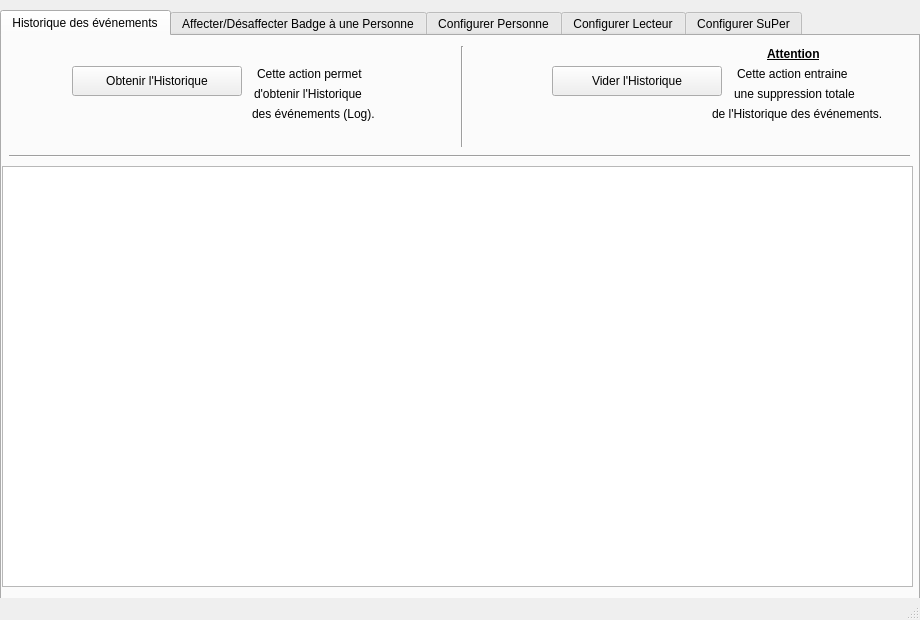
<?xml version="1.0" encoding="UTF-8"?>
<ui version="4.0">
 <class>Configurer</class>
 <widget class="QMainWindow" name="Configurer">
  <property name="geometry">
   <rect>
    <x>0</x>
    <y>0</y>
    <width>920</width>
    <height>620</height>
   </rect>
  </property>
  <property name="windowTitle">
   <string>MainWindow</string>
  </property>
  <widget class="QWidget" name="centralwidget">
   <widget class="QTabWidget" name="tabWidget">
    <property name="enabled">
     <bool>true</bool>
    </property>
    <property name="geometry">
     <rect>
      <x>0</x>
      <y>10</y>
      <width>920</width>
      <height>590</height>
     </rect>
    </property>
    <property name="currentIndex">
     <number>0</number>
    </property>
    <widget class="QWidget" name="tab_6">
     <attribute name="title">
      <string>Historique des événements</string>
     </attribute>
     <widget class="QPushButton" name="btAffLog">
      <property name="geometry">
       <rect>
        <x>70</x>
        <y>30</y>
        <width>170</width>
        <height>30</height>
       </rect>
      </property>
      <property name="text">
       <string>Obtenir l'Historique</string>
      </property>
     </widget>
     <widget class="QPushButton" name="btSuppLog">
      <property name="geometry">
       <rect>
        <x>550</x>
        <y>30</y>
        <width>170</width>
        <height>30</height>
       </rect>
      </property>
      <property name="text">
       <string>Vider l'Historique</string>
      </property>
     </widget>
     <widget class="QLabel" name="label">
      <property name="geometry">
       <rect>
        <x>735</x>
        <y>30</y>
        <width>141</width>
        <height>16</height>
       </rect>
      </property>
      <property name="text">
       <string>Cette action entraine</string>
      </property>
      <property name="textFormat">
       <enum>Qt::AutoText</enum>
      </property>
     </widget>
     <widget class="QLabel" name="label_2">
      <property name="geometry">
       <rect>
        <x>732</x>
        <y>50</y>
        <width>141</width>
        <height>16</height>
       </rect>
      </property>
      <property name="text">
       <string>une suppression totale</string>
      </property>
      <property name="textFormat">
       <enum>Qt::AutoText</enum>
      </property>
     </widget>
     <widget class="QLabel" name="label_3">
      <property name="geometry">
       <rect>
        <x>710</x>
        <y>70</y>
        <width>201</width>
        <height>16</height>
       </rect>
      </property>
      <property name="text">
       <string>de l'Historique des événements.</string>
      </property>
     </widget>
     <widget class="QLabel" name="label_4">
      <property name="geometry">
       <rect>
        <x>765</x>
        <y>10</y>
        <width>71</width>
        <height>16</height>
       </rect>
      </property>
      <property name="font">
       <font>
        <weight>75</weight>
        <bold>true</bold>
        <underline>true</underline>
       </font>
      </property>
      <property name="text">
       <string>Attention</string>
      </property>
     </widget>
     <widget class="QTextEdit" name="txtLog">
      <property name="geometry">
       <rect>
        <x>0</x>
        <y>130</y>
        <width>911</width>
        <height>421</height>
       </rect>
      </property>
     </widget>
     <widget class="QLabel" name="label_5">
      <property name="geometry">
       <rect>
        <x>255</x>
        <y>30</y>
        <width>121</width>
        <height>16</height>
       </rect>
      </property>
      <property name="text">
       <string>Cette action permet</string>
      </property>
      <property name="textFormat">
       <enum>Qt::AutoText</enum>
      </property>
     </widget>
     <widget class="QLabel" name="label_6">
      <property name="geometry">
       <rect>
        <x>252</x>
        <y>50</y>
        <width>141</width>
        <height>16</height>
       </rect>
      </property>
      <property name="text">
       <string>d'obtenir l'Historique</string>
      </property>
      <property name="textFormat">
       <enum>Qt::AutoText</enum>
      </property>
     </widget>
     <widget class="QLabel" name="label_7">
      <property name="geometry">
       <rect>
        <x>250</x>
        <y>70</y>
        <width>141</width>
        <height>16</height>
       </rect>
      </property>
      <property name="text">
       <string>des événements (Log).</string>
      </property>
     </widget>
     <widget class="QLabel" name="label_35">
      <property name="geometry">
       <rect>
        <x>480</x>
        <y>10</y>
        <width>51</width>
        <height>61</height>
       </rect>
      </property>
      <property name="text">
       <string/>
      </property>
      <property name="pixmap">
       <pixmap>../ressources/poubelle.png</pixmap>
      </property>
     </widget>
     <widget class="QLabel" name="label_36">
      <property name="geometry">
       <rect>
        <x>10</x>
        <y>10</y>
        <width>51</width>
        <height>61</height>
       </rect>
      </property>
      <property name="text">
       <string/>
      </property>
      <property name="pixmap">
       <pixmap>../ressources/historique.png</pixmap>
      </property>
     </widget>
     <widget class="Line" name="line">
      <property name="geometry">
       <rect>
        <x>450</x>
        <y>10</y>
        <width>20</width>
        <height>101</height>
       </rect>
      </property>
      <property name="orientation">
       <enum>Qt::Vertical</enum>
      </property>
     </widget>
     <widget class="Line" name="line_2">
      <property name="geometry">
       <rect>
        <x>7</x>
        <y>110</y>
        <width>901</width>
        <height>20</height>
       </rect>
      </property>
      <property name="orientation">
       <enum>Qt::Horizontal</enum>
      </property>
     </widget>
     <zorder>label_35</zorder>
     <zorder>btAffLog</zorder>
     <zorder>btSuppLog</zorder>
     <zorder>label</zorder>
     <zorder>label_2</zorder>
     <zorder>label_3</zorder>
     <zorder>label_4</zorder>
     <zorder>txtLog</zorder>
     <zorder>label_5</zorder>
     <zorder>label_6</zorder>
     <zorder>label_7</zorder>
     <zorder>label_36</zorder>
     <zorder>line</zorder>
     <zorder>line_2</zorder>
    </widget>
    <widget class="QWidget" name="tab">
     <attribute name="title">
      <string>Affecter/Désaffecter Badge à une Personne</string>
     </attribute>
     <widget class="QToolBox" name="tBoxLier">
      <property name="geometry">
       <rect>
        <x>10</x>
        <y>10</y>
        <width>900</width>
        <height>530</height>
       </rect>
      </property>
      <property name="currentIndex">
       <number>2</number>
      </property>
      <widget class="QWidget" name="page">
       <property name="geometry">
        <rect>
         <x>0</x>
         <y>0</y>
         <width>94</width>
         <height>24</height>
        </rect>
       </property>
       <attribute name="label">
        <string>Lier un Badge à une Personne</string>
       </attribute>
       <widget class="QLabel" name="label_9">
        <property name="geometry">
         <rect>
          <x>20</x>
          <y>0</y>
          <width>421</width>
          <height>16</height>
         </rect>
        </property>
        <property name="text">
         <string>Remplir les champs ci-dessous pour ajouter un nouveau badge :</string>
        </property>
       </widget>
       <widget class="QLabel" name="label_10">
        <property name="geometry">
         <rect>
          <x>60</x>
          <y>30</y>
          <width>121</width>
          <height>16</height>
         </rect>
        </property>
        <property name="font">
         <font>
          <weight>75</weight>
          <bold>true</bold>
          <underline>true</underline>
         </font>
        </property>
        <property name="text">
         <string>Numéro du badge :</string>
        </property>
       </widget>
       <widget class="QLabel" name="label_11">
        <property name="geometry">
         <rect>
          <x>60</x>
          <y>100</y>
          <width>181</width>
          <height>16</height>
         </rect>
        </property>
        <property name="font">
         <font>
          <weight>75</weight>
          <bold>true</bold>
          <underline>true</underline>
         </font>
        </property>
        <property name="text">
         <string>Date de Mise en Service :</string>
        </property>
       </widget>
       <widget class="QLabel" name="label_12">
        <property name="geometry">
         <rect>
          <x>60</x>
          <y>170</y>
          <width>211</width>
          <height>16</height>
         </rect>
        </property>
        <property name="font">
         <font>
          <weight>75</weight>
          <bold>true</bold>
          <underline>true</underline>
         </font>
        </property>
        <property name="text">
         <string>Date de Changement de Pile :</string>
        </property>
       </widget>
       <widget class="QLineEdit" name="lEditNumBadgeLier">
        <property name="geometry">
         <rect>
          <x>80</x>
          <y>50</y>
          <width>160</width>
          <height>22</height>
         </rect>
        </property>
       </widget>
       <widget class="QLineEdit" name="lEditDateServiceLier">
        <property name="geometry">
         <rect>
          <x>80</x>
          <y>120</y>
          <width>160</width>
          <height>22</height>
         </rect>
        </property>
       </widget>
       <widget class="QLineEdit" name="lEditDatePileLier">
        <property name="geometry">
         <rect>
          <x>80</x>
          <y>190</y>
          <width>160</width>
          <height>22</height>
         </rect>
        </property>
       </widget>
       <widget class="QTextEdit" name="txtBadgeExistant">
        <property name="enabled">
         <bool>true</bool>
        </property>
        <property name="geometry">
         <rect>
          <x>370</x>
          <y>70</y>
          <width>331</width>
          <height>31</height>
         </rect>
        </property>
        <property name="cursor" stdset="0">
         <cursorShape>ForbiddenCursor</cursorShape>
        </property>
        <property name="readOnly">
         <bool>true</bool>
        </property>
       </widget>
       <widget class="QPushButton" name="btBadgeExistant">
        <property name="geometry">
         <rect>
          <x>260</x>
          <y>70</y>
          <width>111</width>
          <height>23</height>
         </rect>
        </property>
        <property name="text">
         <string>Badge existant</string>
        </property>
       </widget>
       <widget class="QLabel" name="label_13">
        <property name="geometry">
         <rect>
          <x>250</x>
          <y>30</y>
          <width>381</width>
          <height>16</height>
         </rect>
        </property>
        <property name="font">
         <font>
          <italic>true</italic>
         </font>
        </property>
        <property name="text">
         <string>Attention à ne pas mettre un numéro de badge déjà existant !</string>
        </property>
       </widget>
       <widget class="QLabel" name="label_14">
        <property name="geometry">
         <rect>
          <x>250</x>
          <y>50</y>
          <width>581</width>
          <height>16</height>
         </rect>
        </property>
        <property name="text">
         <string>Cliquer sur le bouton ci-dessous pour obtenir une liste des numéros de badges déjà existants :</string>
        </property>
       </widget>
       <widget class="QLabel" name="label_15">
        <property name="geometry">
         <rect>
          <x>260</x>
          <y>120</y>
          <width>381</width>
          <height>16</height>
         </rect>
        </property>
        <property name="font">
         <font>
          <italic>true</italic>
         </font>
        </property>
        <property name="text">
         <string>Mettre sous la forme AAAA-MM-JJ</string>
        </property>
       </widget>
       <widget class="QLabel" name="label_16">
        <property name="geometry">
         <rect>
          <x>260</x>
          <y>140</y>
          <width>561</width>
          <height>16</height>
         </rect>
        </property>
        <property name="text">
         <string>Vous pouvez indiquer la date d'aujourd'hui ou mettre 0000-00-00.</string>
        </property>
       </widget>
       <widget class="QLabel" name="label_17">
        <property name="geometry">
         <rect>
          <x>260</x>
          <y>190</y>
          <width>381</width>
          <height>16</height>
         </rect>
        </property>
        <property name="font">
         <font>
          <italic>true</italic>
         </font>
        </property>
        <property name="text">
         <string>Mettre sous la forme AAAA-MM-JJ</string>
        </property>
       </widget>
       <widget class="QLabel" name="label_18">
        <property name="geometry">
         <rect>
          <x>260</x>
          <y>210</y>
          <width>561</width>
          <height>16</height>
         </rect>
        </property>
        <property name="text">
         <string>Vous pouvez indiquer la date approximative de changement de pile ou mettre 0000-00-00.</string>
        </property>
       </widget>
       <widget class="QPushButton" name="btOkLier">
        <property name="geometry">
         <rect>
          <x>630</x>
          <y>400</y>
          <width>100</width>
          <height>30</height>
         </rect>
        </property>
        <property name="text">
         <string>Confirmer</string>
        </property>
        <property name="icon">
         <iconset>
          <normaloff>../ressources/bt_ok.png</normaloff>../ressources/bt_ok.png</iconset>
        </property>
       </widget>
       <widget class="QPushButton" name="btAnnulerLier">
        <property name="geometry">
         <rect>
          <x>520</x>
          <y>400</y>
          <width>100</width>
          <height>30</height>
         </rect>
        </property>
        <property name="text">
         <string>Annuler</string>
        </property>
        <property name="icon">
         <iconset>
          <normaloff>../ressources/ButtonClose.png</normaloff>../ressources/ButtonClose.png</iconset>
        </property>
       </widget>
       <widget class="QLabel" name="label_8">
        <property name="geometry">
         <rect>
          <x>840</x>
          <y>0</y>
          <width>51</width>
          <height>51</height>
         </rect>
        </property>
        <property name="text">
         <string/>
        </property>
        <property name="pixmap">
         <pixmap>../ressources/new.png</pixmap>
        </property>
       </widget>
       <widget class="QLabel" name="label_39">
        <property name="geometry">
         <rect>
          <x>10</x>
          <y>250</y>
          <width>321</width>
          <height>16</height>
         </rect>
        </property>
        <property name="text">
         <string>Choisir ci-contre la Personne à lier à ce badge :</string>
        </property>
       </widget>
       <widget class="QComboBox" name="cBoxPersonneLier">
        <property name="geometry">
         <rect>
          <x>350</x>
          <y>245</y>
          <width>190</width>
          <height>23</height>
         </rect>
        </property>
       </widget>
       <widget class="QLabel" name="label_40">
        <property name="geometry">
         <rect>
          <x>60</x>
          <y>290</y>
          <width>281</width>
          <height>16</height>
         </rect>
        </property>
        <property name="font">
         <font>
          <weight>75</weight>
          <bold>true</bold>
          <underline>true</underline>
         </font>
        </property>
        <property name="text">
         <string>Information concernant cette Personne :</string>
        </property>
       </widget>
       <widget class="QTextEdit" name="txtInfoPersonne">
        <property name="geometry">
         <rect>
          <x>80</x>
          <y>320</y>
          <width>451</width>
          <height>71</height>
         </rect>
        </property>
        <property name="cursor" stdset="0">
         <cursorShape>ForbiddenCursor</cursorShape>
        </property>
        <property name="readOnly">
         <bool>true</bool>
        </property>
       </widget>
       <zorder>label_8</zorder>
       <zorder>label_9</zorder>
       <zorder>label_10</zorder>
       <zorder>label_11</zorder>
       <zorder>label_12</zorder>
       <zorder>lEditNumBadgeLier</zorder>
       <zorder>lEditDateServiceLier</zorder>
       <zorder>lEditDatePileLier</zorder>
       <zorder>txtBadgeExistant</zorder>
       <zorder>btBadgeExistant</zorder>
       <zorder>label_13</zorder>
       <zorder>label_14</zorder>
       <zorder>label_15</zorder>
       <zorder>label_16</zorder>
       <zorder>label_17</zorder>
       <zorder>label_18</zorder>
       <zorder>btOkLier</zorder>
       <zorder>btAnnulerLier</zorder>
       <zorder>label_39</zorder>
       <zorder>cBoxPersonneLier</zorder>
       <zorder>label_40</zorder>
       <zorder>txtInfoPersonne</zorder>
      </widget>
      <widget class="QWidget" name="page_2">
       <property name="geometry">
        <rect>
         <x>0</x>
         <y>0</y>
         <width>94</width>
         <height>24</height>
        </rect>
       </property>
       <attribute name="label">
        <string>Apporter une modification concernant une Affectation</string>
       </attribute>
       <widget class="QLabel" name="label_19">
        <property name="geometry">
         <rect>
          <x>20</x>
          <y>30</y>
          <width>341</width>
          <height>16</height>
         </rect>
        </property>
        <property name="text">
         <string>Choissir un badge dans la liste déroulante ci-contre :</string>
        </property>
       </widget>
       <widget class="QComboBox" name="cBoxLierMod">
        <property name="enabled">
         <bool>true</bool>
        </property>
        <property name="geometry">
         <rect>
          <x>380</x>
          <y>30</y>
          <width>131</width>
          <height>23</height>
         </rect>
        </property>
       </widget>
       <widget class="QLabel" name="label_20">
        <property name="geometry">
         <rect>
          <x>50</x>
          <y>170</y>
          <width>121</width>
          <height>16</height>
         </rect>
        </property>
        <property name="font">
         <font>
          <weight>75</weight>
          <bold>true</bold>
          <underline>true</underline>
         </font>
        </property>
        <property name="text">
         <string>Numéro du badge :</string>
        </property>
       </widget>
       <widget class="QLineEdit" name="lEditNumBadgeMod">
        <property name="geometry">
         <rect>
          <x>70</x>
          <y>190</y>
          <width>160</width>
          <height>22</height>
         </rect>
        </property>
       </widget>
       <widget class="QLabel" name="label_21">
        <property name="geometry">
         <rect>
          <x>50</x>
          <y>240</y>
          <width>181</width>
          <height>16</height>
         </rect>
        </property>
        <property name="font">
         <font>
          <weight>75</weight>
          <bold>true</bold>
          <underline>true</underline>
         </font>
        </property>
        <property name="text">
         <string>Date de Mise en Service :</string>
        </property>
       </widget>
       <widget class="QLabel" name="label_22">
        <property name="geometry">
         <rect>
          <x>50</x>
          <y>310</y>
          <width>211</width>
          <height>16</height>
         </rect>
        </property>
        <property name="font">
         <font>
          <weight>75</weight>
          <bold>true</bold>
          <underline>true</underline>
         </font>
        </property>
        <property name="text">
         <string>Date de Changement de Pile :</string>
        </property>
       </widget>
       <widget class="QLineEdit" name="lEditDateServiceMod">
        <property name="geometry">
         <rect>
          <x>70</x>
          <y>260</y>
          <width>160</width>
          <height>22</height>
         </rect>
        </property>
       </widget>
       <widget class="QLineEdit" name="lEditDatePileMod">
        <property name="geometry">
         <rect>
          <x>70</x>
          <y>330</y>
          <width>160</width>
          <height>22</height>
         </rect>
        </property>
       </widget>
       <widget class="QLabel" name="label_23">
        <property name="geometry">
         <rect>
          <x>240</x>
          <y>170</y>
          <width>381</width>
          <height>16</height>
         </rect>
        </property>
        <property name="font">
         <font>
          <italic>true</italic>
         </font>
        </property>
        <property name="text">
         <string>Attention à ne pas mettre un numéro de badge déjà existant !</string>
        </property>
       </widget>
       <widget class="QLabel" name="label_24">
        <property name="geometry">
         <rect>
          <x>240</x>
          <y>190</y>
          <width>581</width>
          <height>16</height>
         </rect>
        </property>
        <property name="text">
         <string>Cliquer sur le bouton ci-dessous pour obtenir une liste des numéros de badges déjà existants :</string>
        </property>
       </widget>
       <widget class="QPushButton" name="btBadgeExistant_2">
        <property name="geometry">
         <rect>
          <x>250</x>
          <y>210</y>
          <width>111</width>
          <height>23</height>
         </rect>
        </property>
        <property name="text">
         <string>Badge existant</string>
        </property>
       </widget>
       <widget class="QTextEdit" name="txtBadgeExistantMod">
        <property name="geometry">
         <rect>
          <x>360</x>
          <y>210</y>
          <width>331</width>
          <height>31</height>
         </rect>
        </property>
       </widget>
       <widget class="QLabel" name="label_25">
        <property name="geometry">
         <rect>
          <x>250</x>
          <y>260</y>
          <width>381</width>
          <height>16</height>
         </rect>
        </property>
        <property name="font">
         <font>
          <italic>true</italic>
         </font>
        </property>
        <property name="text">
         <string>Mettre sous la forme AAAA-MM-JJ</string>
        </property>
       </widget>
       <widget class="QLabel" name="label_26">
        <property name="geometry">
         <rect>
          <x>250</x>
          <y>280</y>
          <width>561</width>
          <height>16</height>
         </rect>
        </property>
        <property name="text">
         <string>Vous pouvez indiquer la date d'aujourd'hui ou mettre 0000-00-00.</string>
        </property>
       </widget>
       <widget class="QLabel" name="label_27">
        <property name="geometry">
         <rect>
          <x>250</x>
          <y>330</y>
          <width>381</width>
          <height>16</height>
         </rect>
        </property>
        <property name="font">
         <font>
          <italic>true</italic>
         </font>
        </property>
        <property name="text">
         <string>Mettre sous la forme AAAA-MM-JJ</string>
        </property>
       </widget>
       <widget class="QLabel" name="label_28">
        <property name="geometry">
         <rect>
          <x>250</x>
          <y>350</y>
          <width>561</width>
          <height>16</height>
         </rect>
        </property>
        <property name="text">
         <string>Vous pouvez indiquer la date approximative de changement de pile ou mettre 0000-00-00.</string>
        </property>
       </widget>
       <widget class="QPushButton" name="btAnnulerLierMod">
        <property name="geometry">
         <rect>
          <x>520</x>
          <y>400</y>
          <width>100</width>
          <height>30</height>
         </rect>
        </property>
        <property name="text">
         <string>Annuler</string>
        </property>
        <property name="icon">
         <iconset>
          <normaloff>../ressources/ButtonClose.png</normaloff>../ressources/ButtonClose.png</iconset>
        </property>
       </widget>
       <widget class="QPushButton" name="btOkLierMod">
        <property name="geometry">
         <rect>
          <x>630</x>
          <y>400</y>
          <width>100</width>
          <height>30</height>
         </rect>
        </property>
        <property name="text">
         <string>Confirmer</string>
        </property>
        <property name="icon">
         <iconset>
          <normaloff>../ressources/bt_ok.png</normaloff>../ressources/bt_ok.png</iconset>
        </property>
       </widget>
       <widget class="QLabel" name="label_31">
        <property name="geometry">
         <rect>
          <x>520</x>
          <y>30</y>
          <width>281</width>
          <height>16</height>
         </rect>
        </property>
        <property name="text">
         <string>Apparaissent uniquement les badges inactifs.</string>
        </property>
       </widget>
       <widget class="QLabel" name="label_37">
        <property name="geometry">
         <rect>
          <x>840</x>
          <y>0</y>
          <width>51</width>
          <height>51</height>
         </rect>
        </property>
        <property name="text">
         <string/>
        </property>
        <property name="pixmap">
         <pixmap>../ressources/modifier.png</pixmap>
        </property>
       </widget>
       <widget class="QLabel" name="label_42">
        <property name="geometry">
         <rect>
          <x>50</x>
          <y>50</y>
          <width>241</width>
          <height>16</height>
         </rect>
        </property>
        <property name="font">
         <font>
          <weight>75</weight>
          <bold>true</bold>
          <underline>true</underline>
         </font>
        </property>
        <property name="text">
         <string>Information concernant ce badge :</string>
        </property>
       </widget>
       <widget class="QTextEdit" name="txtInfoBadgeLier">
        <property name="geometry">
         <rect>
          <x>70</x>
          <y>70</y>
          <width>451</width>
          <height>71</height>
         </rect>
        </property>
       </widget>
      </widget>
      <widget class="QWidget" name="page_3">
       <property name="geometry">
        <rect>
         <x>0</x>
         <y>0</y>
         <width>890</width>
         <height>442</height>
        </rect>
       </property>
       <attribute name="label">
        <string>Désaffecter un Badge à une Personne</string>
       </attribute>
       <widget class="QLabel" name="label_29">
        <property name="geometry">
         <rect>
          <x>10</x>
          <y>0</y>
          <width>341</width>
          <height>16</height>
         </rect>
        </property>
        <property name="text">
         <string>Choissir un badge dans la liste déroulante ci-contre :</string>
        </property>
       </widget>
       <widget class="QComboBox" name="cBoxBadgeSupp">
        <property name="geometry">
         <rect>
          <x>370</x>
          <y>0</y>
          <width>131</width>
          <height>23</height>
         </rect>
        </property>
       </widget>
       <widget class="QLabel" name="label_30">
        <property name="geometry">
         <rect>
          <x>50</x>
          <y>130</y>
          <width>241</width>
          <height>16</height>
         </rect>
        </property>
        <property name="font">
         <font>
          <weight>75</weight>
          <bold>true</bold>
          <underline>true</underline>
         </font>
        </property>
        <property name="text">
         <string>Information concernant ce badge :</string>
        </property>
       </widget>
       <widget class="QTextEdit" name="txtInfoBadgeDelier">
        <property name="geometry">
         <rect>
          <x>50</x>
          <y>150</y>
          <width>451</width>
          <height>71</height>
         </rect>
        </property>
       </widget>
       <widget class="QPushButton" name="btAnnulerDelier">
        <property name="geometry">
         <rect>
          <x>520</x>
          <y>400</y>
          <width>100</width>
          <height>30</height>
         </rect>
        </property>
        <property name="text">
         <string>Annuler</string>
        </property>
        <property name="icon">
         <iconset>
          <normaloff>../ressources/ButtonClose.png</normaloff>../ressources/ButtonClose.png</iconset>
        </property>
       </widget>
       <widget class="QPushButton" name="btOkDelier">
        <property name="geometry">
         <rect>
          <x>630</x>
          <y>400</y>
          <width>100</width>
          <height>30</height>
         </rect>
        </property>
        <property name="text">
         <string>Confirmer</string>
        </property>
        <property name="icon">
         <iconset>
          <normaloff>../ressources/bt_ok.png</normaloff>../ressources/bt_ok.png</iconset>
        </property>
       </widget>
       <widget class="QLabel" name="label_32">
        <property name="geometry">
         <rect>
          <x>60</x>
          <y>50</y>
          <width>381</width>
          <height>16</height>
         </rect>
        </property>
        <property name="font">
         <font>
          <weight>75</weight>
          <bold>true</bold>
          <underline>true</underline>
         </font>
        </property>
        <property name="text">
         <string>Attention il n'est pas possible de supprimer un badge :</string>
        </property>
       </widget>
       <widget class="QLabel" name="label_33">
        <property name="geometry">
         <rect>
          <x>80</x>
          <y>70</y>
          <width>151</width>
          <height>16</height>
         </rect>
        </property>
        <property name="text">
         <string>-&gt; Si le badge est actif</string>
        </property>
       </widget>
       <widget class="QLabel" name="label_38">
        <property name="geometry">
         <rect>
          <x>840</x>
          <y>0</y>
          <width>51</width>
          <height>51</height>
         </rect>
        </property>
        <property name="text">
         <string/>
        </property>
        <property name="pixmap">
         <pixmap>../ressources/supprimer.png</pixmap>
        </property>
       </widget>
       <widget class="QLabel" name="label_41">
        <property name="geometry">
         <rect>
          <x>50</x>
          <y>240</y>
          <width>421</width>
          <height>16</height>
         </rect>
        </property>
        <property name="font">
         <font>
          <weight>75</weight>
          <bold>true</bold>
          <underline>true</underline>
         </font>
        </property>
        <property name="text">
         <string>Information concernant la Personne qui est liée à ce Badge :</string>
        </property>
       </widget>
       <widget class="QTextEdit" name="txtInfoPersonneDelier">
        <property name="geometry">
         <rect>
          <x>50</x>
          <y>260</y>
          <width>451</width>
          <height>71</height>
         </rect>
        </property>
       </widget>
       <zorder>label_38</zorder>
       <zorder>label_29</zorder>
       <zorder>cBoxBadgeSupp</zorder>
       <zorder>label_30</zorder>
       <zorder>txtInfoBadgeDelier</zorder>
       <zorder>btAnnulerDelier</zorder>
       <zorder>btOkDelier</zorder>
       <zorder>label_32</zorder>
       <zorder>label_33</zorder>
       <zorder>label_41</zorder>
       <zorder>txtInfoPersonneDelier</zorder>
      </widget>
     </widget>
    </widget>
    <widget class="QWidget" name="tab_2">
     <attribute name="title">
      <string>Configurer Personne</string>
     </attribute>
     <widget class="QToolBox" name="tBoxConfigLecteur_2">
      <property name="geometry">
       <rect>
        <x>10</x>
        <y>30</y>
        <width>970</width>
        <height>380</height>
       </rect>
      </property>
      <property name="currentIndex">
       <number>0</number>
      </property>
      <widget class="QWidget" name="page_10">
       <property name="geometry">
        <rect>
         <x>0</x>
         <y>0</y>
         <width>94</width>
         <height>24</height>
        </rect>
       </property>
       <attribute name="label">
        <string>Ajouter une nouvelle Personne</string>
       </attribute>
      </widget>
      <widget class="QWidget" name="page_11">
       <property name="geometry">
        <rect>
         <x>0</x>
         <y>0</y>
         <width>94</width>
         <height>24</height>
        </rect>
       </property>
       <attribute name="label">
        <string>Modifier une Personne existante</string>
       </attribute>
      </widget>
      <widget class="QWidget" name="page_12">
       <property name="geometry">
        <rect>
         <x>0</x>
         <y>0</y>
         <width>94</width>
         <height>24</height>
        </rect>
       </property>
       <attribute name="label">
        <string>Effacer une Personne existante</string>
       </attribute>
      </widget>
     </widget>
    </widget>
    <widget class="QWidget" name="tab_4">
     <attribute name="title">
      <string>Configurer Lecteur</string>
     </attribute>
     <widget class="QToolBox" name="tBoxConfigLecteur">
      <property name="geometry">
       <rect>
        <x>10</x>
        <y>30</y>
        <width>970</width>
        <height>380</height>
       </rect>
      </property>
      <property name="currentIndex">
       <number>0</number>
      </property>
      <widget class="QWidget" name="page_4">
       <property name="geometry">
        <rect>
         <x>0</x>
         <y>0</y>
         <width>94</width>
         <height>24</height>
        </rect>
       </property>
       <attribute name="label">
        <string>Ajouter un nouveau Lecteur</string>
       </attribute>
      </widget>
      <widget class="QWidget" name="page_5">
       <property name="geometry">
        <rect>
         <x>0</x>
         <y>0</y>
         <width>94</width>
         <height>24</height>
        </rect>
       </property>
       <attribute name="label">
        <string>Modifier un Lecteur existant</string>
       </attribute>
      </widget>
      <widget class="QWidget" name="page_6">
       <property name="geometry">
        <rect>
         <x>0</x>
         <y>0</y>
         <width>94</width>
         <height>24</height>
        </rect>
       </property>
       <attribute name="label">
        <string>Effacer un Lecteur existant</string>
       </attribute>
      </widget>
     </widget>
    </widget>
    <widget class="QWidget" name="tab_5">
     <attribute name="title">
      <string>Configurer SuPer</string>
     </attribute>
     <widget class="QToolBox" name="tBoxConfigSuper">
      <property name="geometry">
       <rect>
        <x>10</x>
        <y>30</y>
        <width>970</width>
        <height>380</height>
       </rect>
      </property>
      <property name="currentIndex">
       <number>0</number>
      </property>
      <widget class="QWidget" name="page_7">
       <property name="geometry">
        <rect>
         <x>0</x>
         <y>0</y>
         <width>94</width>
         <height>24</height>
        </rect>
       </property>
       <attribute name="label">
        <string>Gestion des Vues</string>
       </attribute>
      </widget>
      <widget class="QWidget" name="page_8">
       <property name="geometry">
        <rect>
         <x>0</x>
         <y>0</y>
         <width>94</width>
         <height>24</height>
        </rect>
       </property>
       <attribute name="label">
        <string>Gestions des Lieux</string>
       </attribute>
      </widget>
      <widget class="QWidget" name="page_9">
       <property name="geometry">
        <rect>
         <x>0</x>
         <y>0</y>
         <width>94</width>
         <height>24</height>
        </rect>
       </property>
       <attribute name="label">
        <string>Gestion des Zones</string>
       </attribute>
      </widget>
     </widget>
    </widget>
   </widget>
  </widget>
  <widget class="QMenuBar" name="menubar">
   <property name="geometry">
    <rect>
     <x>0</x>
     <y>0</y>
     <width>920</width>
     <height>20</height>
    </rect>
   </property>
  </widget>
  <widget class="QStatusBar" name="statusbar"/>
 </widget>
 <resources/>
 <connections/>
</ui>
